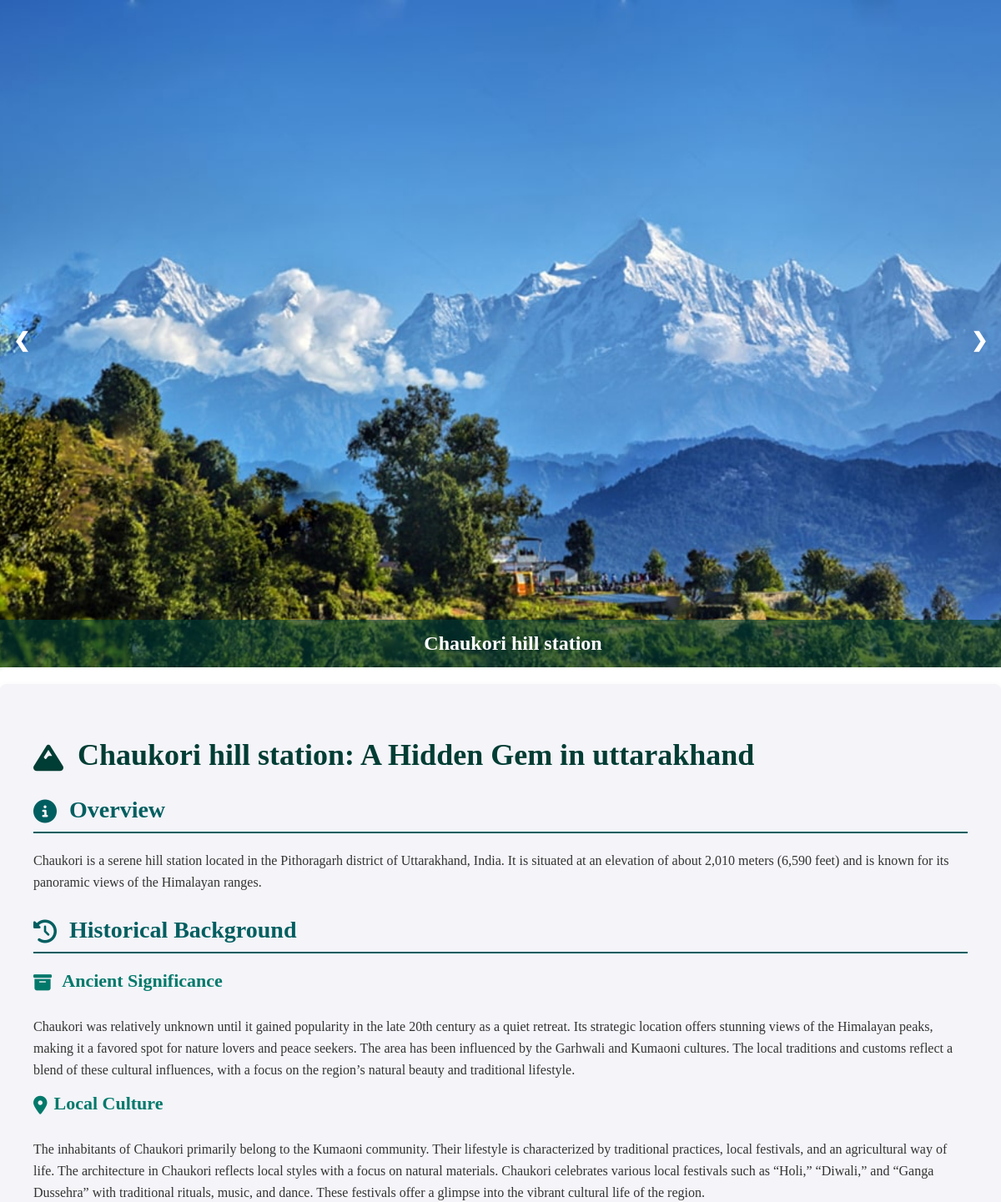
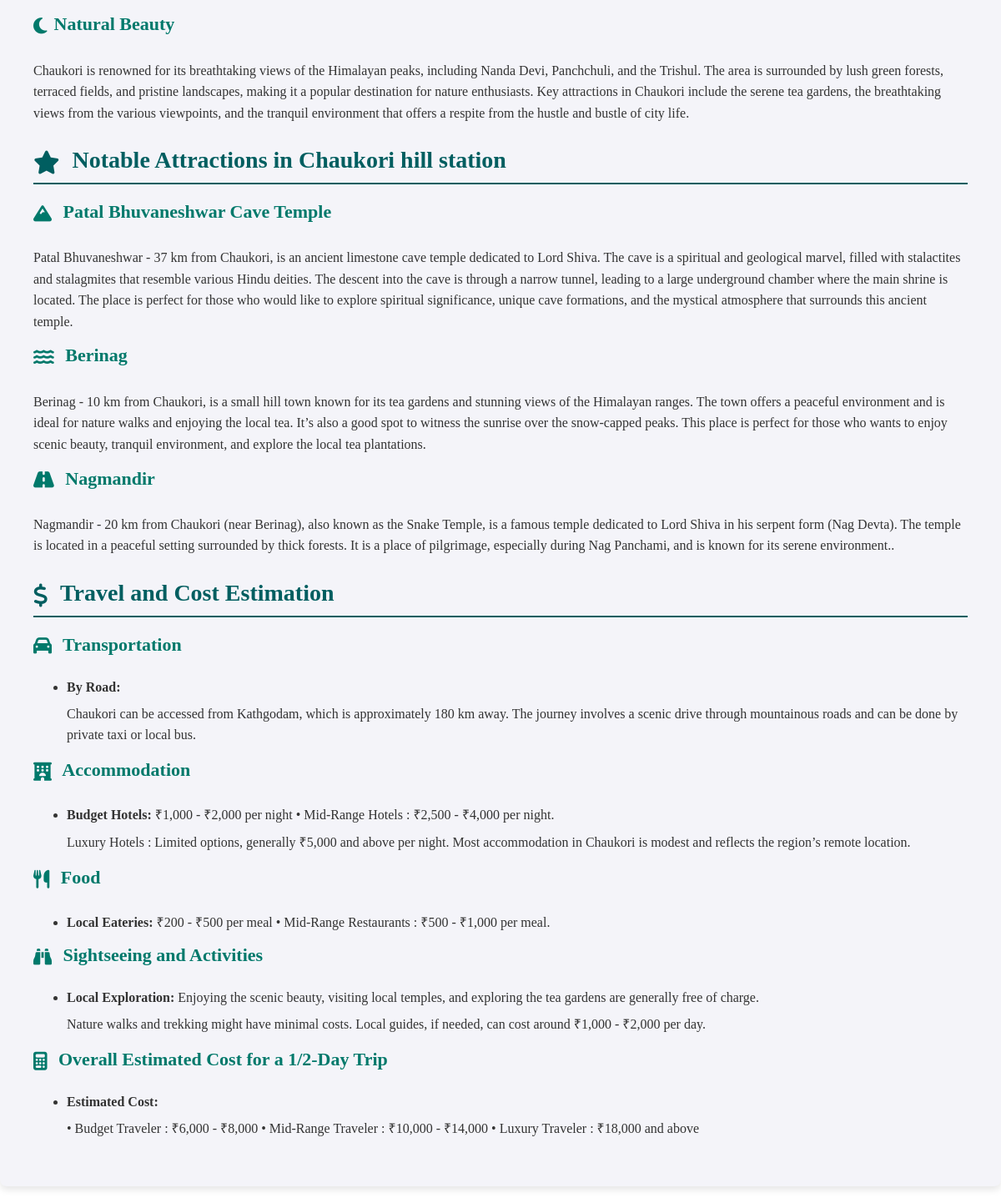
Page /stories/north/uttarakhand/Chaukori hill station (signed in) on the committed database (2 pictures, top to bottom).
### app/models.py (models this page shows, shortened)
class Place(models.Model):
    place_name = models.CharField(max_length=100)
    state = models.ForeignKey(State, related_name='places', on_delete=models.CASCADE)
    story = models.TextField()
    image1 = models.ImageField(upload_to='media/')
    image2 = models.ImageField(upload_to='media/')
    image3 = models.ImageField(upload_to='media/')

class State(models.Model):
    state_name = models.CharField(max_length=50)
    direction = models.CharField(max_length=50)

class hist_back(models.Model):
    place = models.ForeignKey(Place, related_name='histories', on_delete=models.CASCADE)
    head = models.TextField()
    info = models.TextField()

class Nearby_Place(models.Model):
    placename = models.CharField(max_length=100)
    main_place = models.ForeignKey(Place,related_name='nearby_places', on_delete=models.CASCADE)
    desc = models.TextField()

class travel_and_cost(models.Model):
    CATEGORY_CHOICES = [
        ('TRANSPORTATION', 'Transportation'),
        ('ACCOMMODATION', 'Accommodation'),
        ('FOOD', 'Food'),
        ('SIGHTSEEING', 'Sightseeing and Activities'),
        ('OVERALL_COST', 'Overall Cost'),
    ]
    main_place = models.ForeignKey(Place,related_name='travel_and_cost', on_delete=models.CASCADE, default=1)
    category = models.CharField(max_length=20, choices=CATEGORY_CHOICES)
    title = models.CharField(max_length=100, help_text="Title or Name (e.g., By Road, Budget Homestays, etc.)")
    description = models.TextField(blank=True, help_text="Detailed description or itinerary information.")
    cost = models.CharField(max_length=100, blank=True, help_text="Cost range or pricing information.")
    additional_info = models.TextField(blank=True, help_text="Any additional information related to this entry.")

### app/views.py (the view)
# urls.py: path('stories/<str:direction>/<str:state>/<str:place>',views.place,name='place'),
def place(request, direction, state, place):
    place_obj = get_object_or_404(Place, place_name=place,state__state_name=state)
    nearby_places = place_obj.nearby_places.all()
    histories = place_obj.histories.all()
    transportation = place_obj.travel_and_cost.filter(category='TRANSPORTATION')
    accommodation = place_obj.travel_and_cost.filter(category='ACCOMMODATION')
    food = place_obj.travel_and_cost.filter(category='FOOD')
    sightseeing = place_obj.travel_and_cost.filter(category='SIGHTSEEING')
    overall_cost = place_obj.travel_and_cost.filter(category='OVERALL_COST')
    context = {
        'place':place_obj,'nearbyplaces':nearby_places,'histories':histories,
        'transportation': transportation,
        'accommodation': accommodation,
        'food': food,
        'sightseeing': sightseeing,
        'overall_cost': overall_cost
    }
    return render(request, 'index2.html', context)

### app/templates/index2.html (shortened to what this page needs)
<!DOCTYPE html>
<html lang="en">
  {% load static %}
  <head>
    <link
      rel="stylesheet"
      href="https://cdnjs.cloudflare.com/ajax/libs/font-awesome/6.4.0/css/all.min.css"
    />
    <link rel="stylesheet" href="{% static "css/style2.css" %}">
  </head>
  <body>
      <div class="btn_one">
        <label for="check">
        </label>
      </div>
    <div class="slideshow-container">
        <div class="slide active">
            <img src="/media/{{place.image1}}" alt="Image 1">
        </div>
        <a class="prev" onclick="plusSlides(-1)">&#10094;</a>
        <a class="next" onclick="plusSlides(1)">&#10095;</a>
        <div class="caption">{{place.place_name}}</div>
    </div>
    <div class="content">
        <h1><i class="fas fa-mountain icon"></i> {{place.place_name}}: A Hidden Gem in {{place.state.state_name}}</h1>
        <h3><i class="fas fa-info-circle icon"></i> Overview</h3>
        <p>{{place.story}}</p>
        <h3><i class="fas fa-history icon"></i> Historical Background</h3>
        <h4><i class="fas fa-archive icon"></i> {{histories.0.head}}</h4>
        <p>{{histories.0.info}}</p>
        <h4><i class="fas fa-map-marker-alt icon"></i>{{histories.1.head}}</h4>
        <p>{{histories.1.info}}</p>
        <h4><i class="fas fa-moon icon"></i>{{histories.2.head}}</h4>
        <p>{{histories.2.info}}</p>
        <h3><i class="fas fa-star icon"></i> Notable Attractions in {{place.place_name}}</h3>
        <h4><i class="fas fa-mountain icon"></i> {{nearbyplaces.0.placename}}</h4>
        <p>{{nearbyplaces.0.desc}}</p>
        <h4><i class="fas fa-water icon"></i> {{nearbyplaces.1.placename}}</h4>
        <p>{{nearbyplaces.1.desc}}</p>
        <h4><i class="fas fa-road icon"></i> {{nearbyplaces.2.placename}}</h4>
        <p>{{nearbyplaces.2.desc}}.</p>
        <h3><i class="fas fa-dollar-sign icon"></i> Travel and Cost Estimation</h3>
        <h4><i class="fas fa-car icon"></i> Transportation</h4>
    <ul>
    {% for detail in transportation %}
        <li><strong>{{ detail.title }}:</strong></li>
        <p> {{ detail.description }} </p>
    {% endfor %}
</ul>
<h4><i class="fas fa-hotel icon"></i> Accommodation</h4>
<ul>
    {% for detail in accommodation %}
        <li><strong>{{ detail.title }}:</strong> {{ detail.description }}
          {% if detail.additional_info %} <p> {{ detail.additional_info }} </p> {% endif %}
        </li>
    {% endfor %}
</ul>
<h4><i class="fas fa-utensils icon"></i> Food</h4>
<ul>
    {% for detail in food %}
        <li><strong>{{ detail.title }}:</strong> {{ detail.description }}
        </li>
    {% endfor %}
</ul>
<h4><i class="fas fa-binoculars icon"></i> Sightseeing and Activities</h4>
<ul>
    {% for detail in sightseeing %}
        <li><strong>{{ detail.title }}:</strong> {{ detail.description }}
           {% if detail.additional_info %} <p> {{ detail.additional_info }} </p> {% endif %}
        </li>
    {% endfor %}
</ul>
<h4><i class="fas fa-calculator icon"></i> Overall Estimated Cost for a 1/2-Day Trip</h4>
<ul>
    {% for detail in overall_cost %}
        <li><strong>{{ detail.title }}:</strong>
          {% if detail.additional_info %}
            <p>{{ detail.additional_info }}</p>
          {% endif %}</li>
    {% endfor %}
</ul>
    </div>
</body>
</html>

### app/static/css/style2.css (style rules this page uses)
body, html { font-family: 'Lora', serif; margin: 0; padding: 0; width: 100%; height: 100%; overflow-x: hidden; }
.slideshow-container { position: relative; width: 100%; height: 100vh; overflow: hidden; }
.slide { display: none; text-align: center; width: 100%; height: 100%; }
.slide img { width: 100%; height: 100%; object-fit: cover; }
.active { display: block; }
.caption { position: absolute; bottom: 0; width: 100%; padding: 15px; font-size: 24px; background-color: rgb(0, 61, 52,0.6); color: #fff; font-weight: 600; text-align: center; }
.prev, .next { cursor: pointer; position: absolute; top: 50%; width: auto; padding: 16px; margin-top: -22px; color: #fff; font-weight: bold; font-size: 24px; transition: 0.6s ease; border-radius: 0 3px 3px 0; user-select: none; }
.prev { left: 0; border-radius: 3px 0 0 3px; }
.next { right: 0; border-radius: 0 3px 3px 0; }
.content { padding: 40px; background-color: #f4f4f9; color: #333; max-width: 1200px; margin: 20px auto; border-radius: 8px; box-shadow: 0 4px 8px rgba(0,0,0,0.1); }
h1 { font-size: 36px; color: #003d34; margin-bottom: 20px; }
h3 { font-size: 28px; color: #005e60; border-bottom: 2px solid #005e60; padding-bottom: 10px; margin-bottom: 20px; }
h4 { font-size: 22px; color: #00796b; margin-top: 15px; }
p { line-height: 1.6; margin: 10px 0; }
.icon { margin-right: 8px; vertical-align: middle; }
.btn_one { color: rgb(96, 2, 0); font-size: 30px; font-weight: 700; position: absolute; left: 16px; line-height: 60px; cursor: pointer; transition: all 0.3s linear; }
.sidebar_menu .menu i,a { text-decoration: none; color: rgb(0, 64, 124); font-size: 20px; }

### rows in the picture
Place: image1 (picture), place_name "Chaukori hill station", state.state_name "uttarakhand", story "Chaukori is a serene hill station located in the Pithoragarh district of Uttarakhand, India. It is situated at an elevation of about 2,010 meters (6,590 feet) and is known for its panoramic views of the Himalayan ranges.", id.head "Ancient Significance", id.placename "Patal Bhuvaneshwar Cave Temple"
hist_back: place+info "Chaukori was relatively unknown until it gained popularity in the late 20th century as a quiet retreat. Its strategic location offers stunning views of the Himalayan peaks, making it a favored spot for nature lovers and peace seekers. The area has been influenced by the Garhwali and Kumaoni cultures. The local traditions and customs reflect a blend of these cultural influences, with a focus on the region’s natural beauty and traditional lifestyle."
hist_back: place+head "Local Culture", place+info "The inhabitants of Chaukori primarily belong to the Kumaoni community. Their lifestyle is characterized by traditional practices, local festivals, and an agricultural way of life. The architecture in Chaukori reflects local styles with a focus on natural materials. Chaukori celebrates various local festivals such as “Holi,” “Diwali,” and “Ganga Dussehra” with traditional rituals, music, and dance. These festivals offer a glimpse into the vibrant cultural life of the region."
hist_back: place+head "Natural Beauty", place+info "Chaukori is renowned for its breathtaking views of the Himalayan peaks, including Nanda Devi, Panchchuli, and the Trishul. The area is surrounded by lush green forests, terraced fields, and pristine landscapes, making it a popular destination for nature enthusiasts. Key attractions in Chaukori include the serene tea gardens, the breathtaking views from the various viewpoints, and the tranquil environment that offers a respite from the hustle and bustle of city life."
Nearby_Place: main_place+desc "Patal Bhuvaneshwar - 37 km from Chaukori, is an ancient limestone cave temple dedicated to Lord Shiva. The cave is a spiritual and geological marvel, filled with stalactites and stalagmites that resemble various Hindu deities. The descent into the cave is through a narrow tunnel, leading to a large underground chamber where the main shrine is located. The place is perfect for those who would like to explore spiritual significance, unique cave formations, and the mystical atmosphere that surrounds this ancient temple."
Nearby_Place: main_place+placename "Berinag", main_place+desc "Berinag - 10 km from Chaukori, is a small hill town known for its tea gardens and stunning views of the Himalayan ranges. The town offers a peaceful environment and is ideal for nature walks and enjoying the local tea. It’s also a good spot to witness the sunrise over the snow-capped peaks. This place is perfect for those who wants to enjoy scenic beauty, tranquil environment, and explore the local tea plantations."
Nearby_Place: main_place+placename "Nagmandir", main_place+desc "Nagmandir - 20 km from Chaukori (near Berinag), also known as the Snake Temple, is a famous temple dedicated to Lord Shiva in his serpent form (Nag Devta). The temple is located in a peaceful setting surrounded by thick forests. It is a place of pilgrimage, especially during Nag Panchami, and is known for its serene environment."
travel_and_cost: title "By Road", description "Chaukori can be accessed from Kathgodam, which is approximately 180 km away. The journey involves a scenic drive through mountainous roads and can be done by private taxi or local bus."
travel_and_cost: title "Budget Hotels", description "₹1,000 - ₹2,000 per night • Mid-Range Hotels : ₹2,500 - ₹4,000 per night.", additional_info "Luxury Hotels : Limited options, generally ₹5,000 and above per night. Most accommodation in Chaukori is modest and reflects the region’s remote location."
travel_and_cost: title "Local Eateries", description "₹200 - ₹500 per meal • Mid-Range Restaurants : ₹500 - ₹1,000 per meal."
travel_and_cost: title "Local Exploration", description "Enjoying the scenic beauty, visiting local temples, and exploring the tea gardens are generally free of charge.", additional_info "Nature walks and trekking might have minimal costs. Local guides, if needed, can cost around ₹1,000 - ₹2,000 per day."
travel_and_cost: title "Estimated Cost", additional_info "• Budget Traveler : ₹6,000 - ₹8,000 • Mid-Range Traveler : ₹10,000 - ₹14,000 • Luxury Traveler : ₹18,000 and above"
